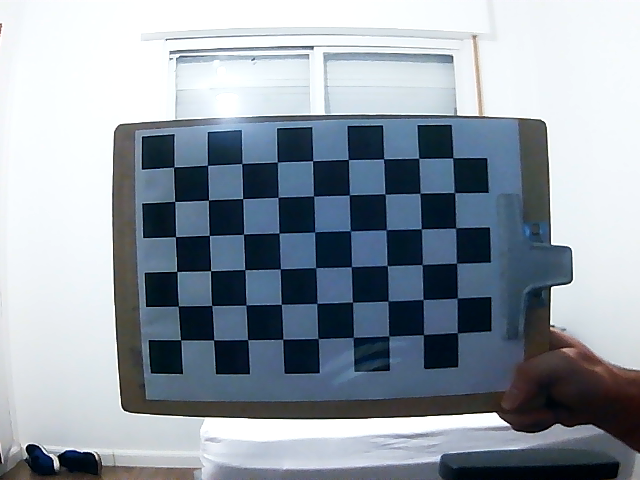
#> input picture images/img0.png, 640 x 480 px
$ python 3DObject.py
#> lines starting #> are read from the running program, lines starting #| are printed output that depends on the picture; after the words box and inside, x2 and y2 are one past the last pixel; in counts of white or black regions, pixels touching at a corner belong together
import cv2
# Importing the Opencv Library
import numpy as np

# Importing NumPy,which is the fundamental package for scientific computing with #Python

# Reading Image
img = cv2.imread("./images/img0.png")
#> img is the input picture: shape (480, 640, 3); mean B, G, R 165, 154.6, 144.4


cv2.namedWindow("Original Image", cv2.WINDOW_NORMAL)
# Creating a Named window to display image
cv2.imshow("Original Image", img)
# Display image

# RGB to Gray scale conversion
img_gray = cv2.cvtColor(img, cv2.COLOR_RGB2GRAY)
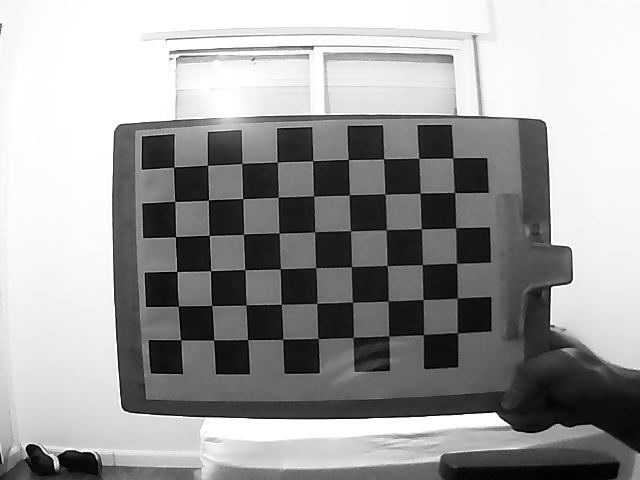
#> img_gray: shape (480, 640); min 0, max 255, mean 156.5
cv2.namedWindow("Gray Converted Image", cv2.WINDOW_NORMAL)
# Creating a Named window to display image
cv2.imshow("Gray Converted Image", img_gray)
# Display Image

# Noise removal with iterative bilateral filter(removes noise while preserving edges)
noise_removal = cv2.bilateralFilter(img_gray, 9, 75, 75)
cv2.namedWindow("Noise Removed Image", cv2.WINDOW_NORMAL)
# Creating a Named window to display image
cv2.imshow("Noise Removed Image", noise_removal)
# Display Image
# Thresholding the image
ret, thresh_image = cv2.threshold(noise_removal, 0, 255, cv2.THRESH_OTSU)
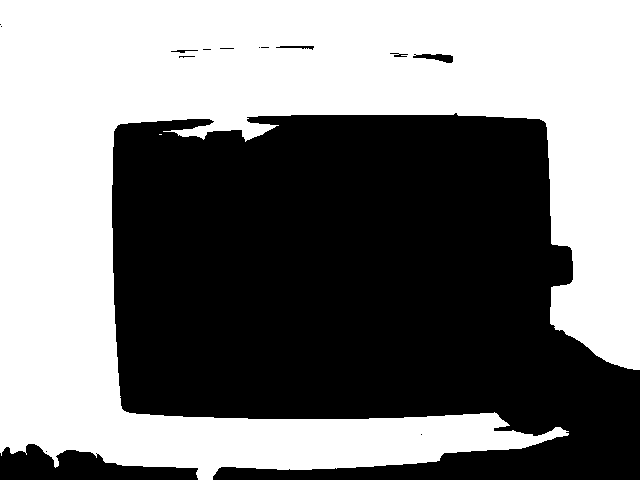
#> thresh_image: shape (480, 640); 50.2% white; 15 black regions (9 under 20 px), largest, box (x1, y1, x2, y2) and area: (112, 113, 640, 480) 148466, (0, 444, 198, 480) 4176, (413, 54, 453, 63) 207, (276, 46, 314, 50) 81, (171, 50, 198, 53) 40, (390, 53, 408, 57) 38
#> ret = 156
cv2.namedWindow("Image after Thresholding", cv2.WINDOW_NORMAL)
# Creating a Named window to display image
cv2.imshow("Image after Thresholding", thresh_image)
# Display Image

# Applying Canny Edge detection
canny_image = cv2.Canny(thresh_image, 250, 255)
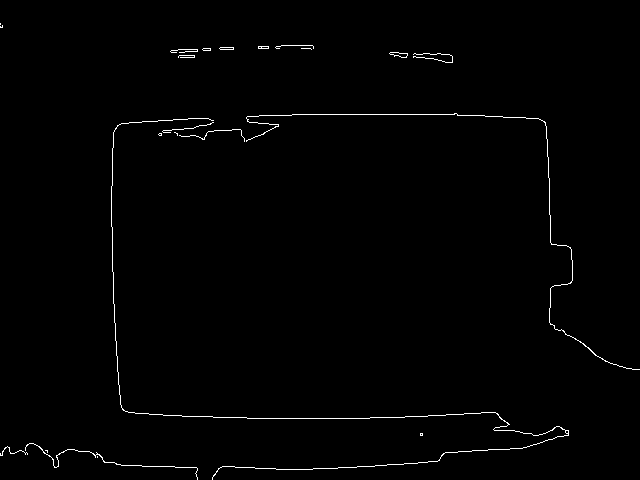
#> canny_image: shape (480, 640); 0.9% white in thin lines or dots
cv2.namedWindow("Image after applying Canny", cv2.WINDOW_NORMAL)
# Creating a Named window to display image
cv2.imshow("Image after applying Canny", canny_image)
# Display Image
canny_image = cv2.convertScaleAbs(canny_image)

# dilation to strengthen the edges
kernel = np.ones((3, 3), np.uint8)
# Creating the kernel for dilation
dilated_image = cv2.dilate(canny_image, kernel, iterations=1)
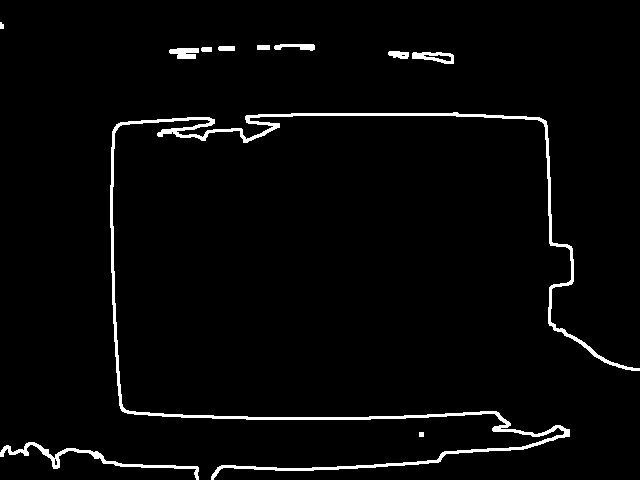
#> dilated_image: shape (480, 640); 2.9% white; 11 white regions
cv2.namedWindow("Dilation", cv2.WINDOW_NORMAL)
# Creating a Named window to display image
cv2.imshow("Dilation", dilated_image)
# Displaying Image
contours, h = cv2.findContours(dilated_image, 1, 2)
#> contours = 14 contours, 4 with area under 20; largest, box (x1, y1, x2, y2) and area: (110, 112, 640, 480) 4714, (0, 442, 199, 480) 701, (412, 52, 454, 64) 310, (169, 48, 199, 59) 204, (274, 44, 315, 51) 138; h = 14 rows, first 6: [1, -1, -1, -1], [2, 0, -1, -1], [3, 1, -1, -1], [4, 2, -1, -1], [5, 3, -1, -1], [6, 4, -1, -1]
contours = sorted(contours, key=cv2.contourArea, reverse=True)[:1]
#> contours = 1 contour; box (x1, y1, x2, y2) and area: (110, 112, 640, 480) 4714
pt = (180, 3 * img.shape[0] // 4)
#> pt = (180, 360)
for cnt in contours:
    approx = cv2.approxPolyDP(cnt, 0.01 * cv2.arcLength(cnt, True), True)
    # print len(cnt)
    print(len(approx))
    if len(approx) == 6:
        print("Cube")
        cv2.drawContours(img, [cnt], -1, (255, 0, 0), 3)
        cv2.putText(img, 'Cube', pt, cv2.FONT_HERSHEY_SCRIPT_SIMPLEX, 2, [0, 255, 255], 2)
    elif len(approx) == 7:
        print("Cube")
        cv2.drawContours(img, [cnt], -1, (255, 0, 0), 3)
        cv2.putText(img, 'Cube', pt, cv2.FONT_HERSHEY_SCRIPT_SIMPLEX, 2, [0, 255, 255], 2)
    elif len(approx) == 8:
        print("Cylinder")
        cv2.drawContours(img, [cnt], -1, (255, 0, 0), 3)
        cv2.putText(img, 'Cylinder', pt, cv2.FONT_HERSHEY_SCRIPT_SIMPLEX, 2, [0, 255, 255], 2)
    elif len(approx) > 10:
        print("Sphere")
        cv2.drawContours(img, [cnt], -1, (255, 0, 0), 3)
        cv2.putText(img, 'Sphere', pt, cv2.FONT_HERSHEY_SCRIPT_SIMPLEX, 2, [255, 0, 0], 2)
#> this loop made 1 pass
#| 12
#| Sphere
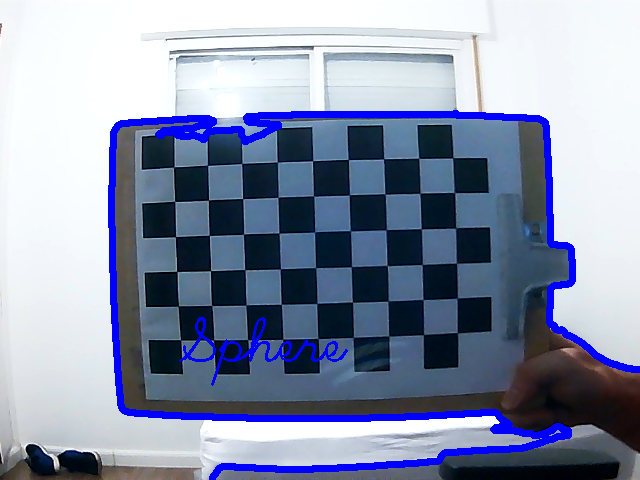
#> img: shape (480, 640, 3); 5.36% of pixels changed, all inside (x1, y1, x2, y2) = (108, 110, 640, 480)

cv2.namedWindow("Shape", cv2.WINDOW_NORMAL)
cv2.imshow('Shape', img)

corners = cv2.goodFeaturesToTrack(thresh_image, 6, 0.06, 25)
#> corners = [[57, 456], [494, 429], [203, 138], [197, 468], [313, 46], [568, 434]]
corners = np.float32(corners)
for item in corners:
    x, y = item[0]
    cv2.circle(img, (x, y), 10, 255, -1)
#> this loop made 6 passes
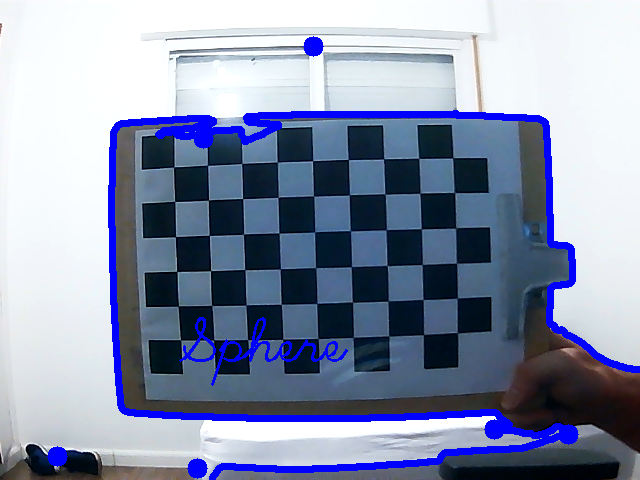
#> img: shape (480, 640, 3); 0.47% of pixels changed, all inside (x1, y1, x2, y2) = (47, 36, 579, 479)
cv2.namedWindow("Corners", cv2.WINDOW_NORMAL)
cv2.imshow("Corners", img)

cv2.waitKey()

$ run again, with images/img1.png copied over images/img0.png
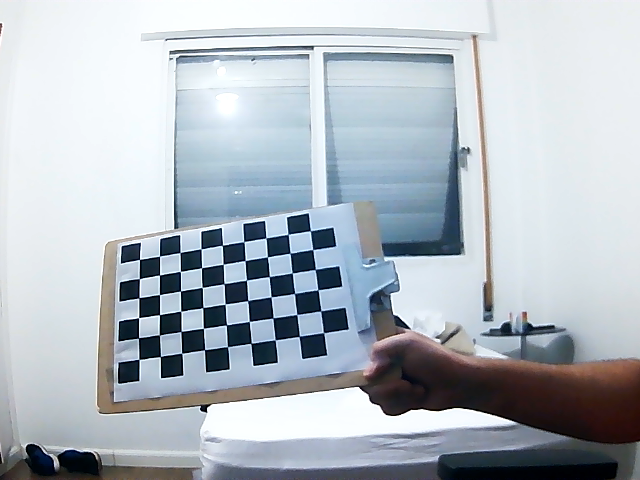
#> input picture images/img1.png, 640 x 480 px
#> img is the input picture: shape (480, 640, 3); mean B, G, R 192.6, 184.8, 176.6
#> `ret, thresh_image = cv2.threshold(noise_removal, 0, 255, cv2.THRESH_OT..`:
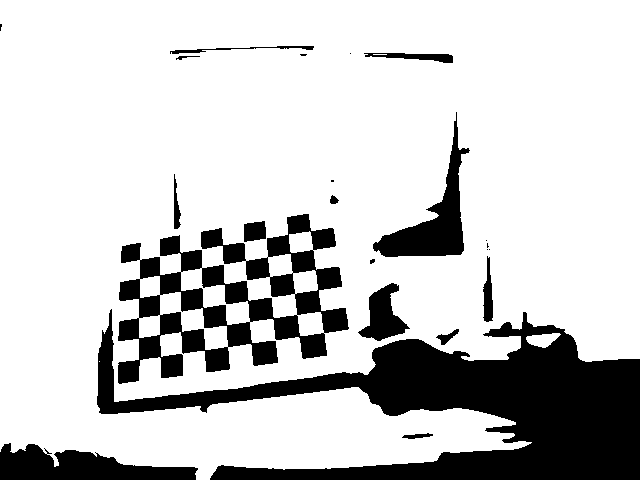
#> thresh_image: shape (480, 640); 79.3% white; 23 black regions (9 under 20 px), largest, box (x1, y1, x2, y2) and area: (97, 309, 640, 480) 36051, (118, 214, 349, 384) 15470, (0, 443, 198, 480) 4406
#> ret = 139
#> canny_image: shape (480, 640); 2.1% white in thin lines or dots
#> dilated_image: shape (480, 640); 7% white; 19 white regions
#> `contours, h = cv2.findContours(dilated_image, 1, 2)`: contours = 97 contours, 19 with area under 20; largest, box (x1, y1, x2, y2) and area: (116, 212, 350, 385) 26278, (371, 110, 471, 258) 4398, (95, 308, 640, 480) 4266, (373, 126, 469, 256) 3324, (357, 281, 411, 342) 1723; h = 97 rows, first 6: [1, -1, -1, -1], [2, 0, -1, -1], [3, 1, -1, -1], [4, 2, -1, -1], [5, 3, -1, -1], [6, 4, -1, -1]
#> `contours = sorted(contours, key=cv2.contourArea, reverse=True)[:1]`: contours = 1 contour; box (x1, y1, x2, y2) and area: (116, 212, 350, 385) 26278
#> the loop `for cnt in contours:` made 1 pass
#| 38
#| Sphere
#> corners = [[359, 332], [378, 251], [503, 440], [559, 334], [228, 347], [250, 322]]
#> the loop `for item in corners:` made 6 passes
#> after the loop `for item in corners:`:
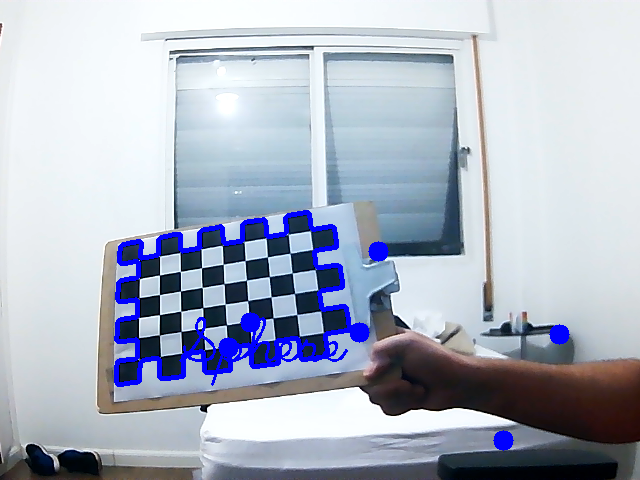
#> img: shape (480, 640, 3); mean B, G, R 195, 180.4, 172.7

$ run again, with images/img2.png copied over images/img0.png
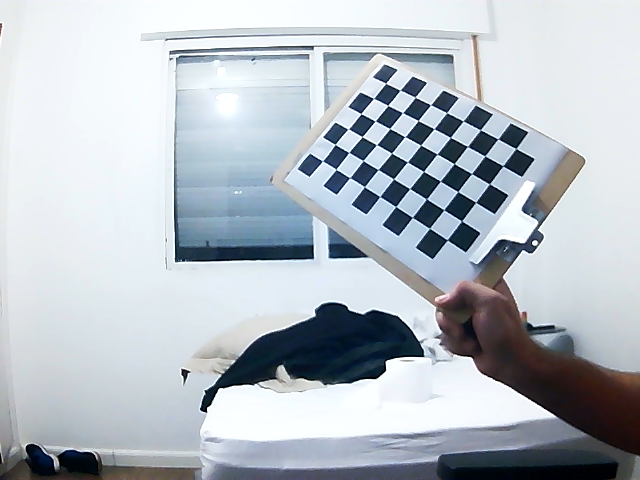
#> input picture images/img2.png, 640 x 480 px
#> img is the input picture: shape (480, 640, 3); mean B, G, R 196, 188.7, 180.9
#> `ret, thresh_image = cv2.threshold(noise_removal, 0, 255, cv2.THRESH_OT..`:
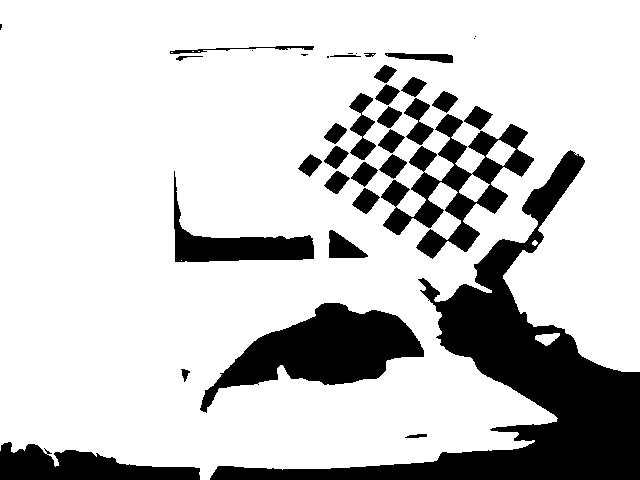
#> thresh_image: shape (480, 640); 79.2% white; 37 black regions (8 under 20 px), largest, box (x1, y1, x2, y2) and area: (210, 150, 640, 480) 30399, (200, 303, 424, 413) 10614, (381, 114, 534, 259) 7137
#> ret = 141
#> canny_image: shape (480, 640); 2.1% white in thin lines or dots
#> dilated_image: shape (480, 640); 7.1% white; 15 white regions
#> `contours, h = cv2.findContours(dilated_image, 1, 2)`: contours = 92 contours, 16 with area under 20; largest, box (x1, y1, x2, y2) and area: (297, 63, 535, 260) 22633, (199, 301, 425, 414) 11328, (201, 303, 423, 411) 9811, (208, 149, 640, 480) 5362, (172, 169, 315, 264) 4068; h = 92 rows, first 6: [1, -1, -1, -1], [2, 0, -1, -1], [3, 1, -1, -1], [4, 2, -1, -1], [5, 3, -1, -1], [6, 4, -1, -1]
#> `contours = sorted(contours, key=cv2.contourArea, reverse=True)[:1]`: contours = 1 contour; box (x1, y1, x2, y2) and area: (297, 63, 535, 260) 22633
#> the loop `for cnt in contours:` made 1 pass
#| 33
#| Sphere
#> corners = [[327, 57], [426, 435], [408, 189], [348, 178], [514, 149], [469, 146]]
#> the loop `for item in corners:` made 6 passes
#> after the loop `for item in corners:`:
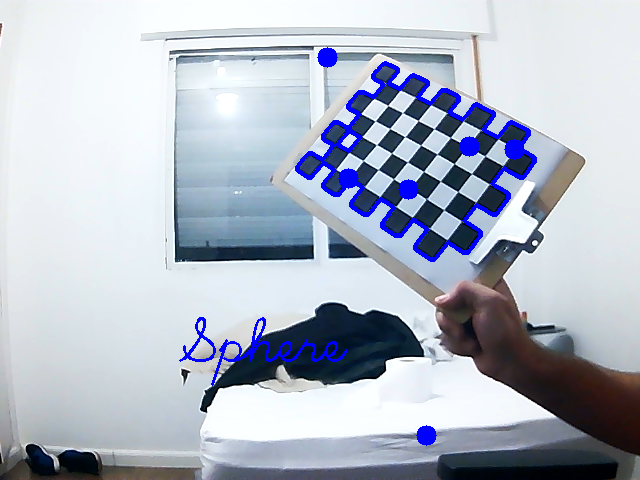
#> img: shape (480, 640, 3); mean B, G, R 197.8, 184, 176.6

$ run again, with images/img3.png copied over images/img0.png
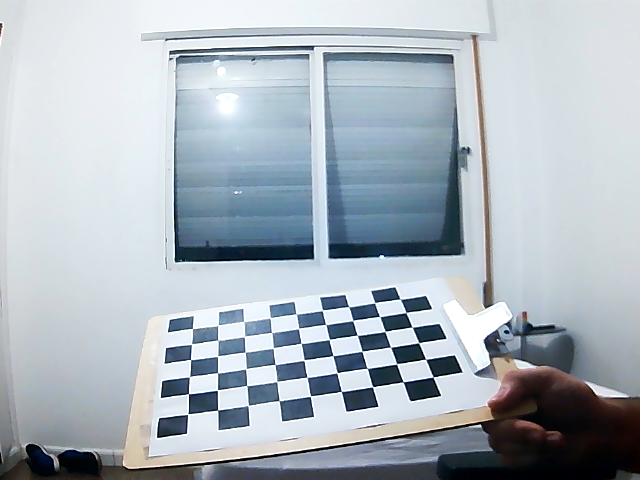
#> input picture images/img3.png, 640 x 480 px
#> img is the input picture: shape (480, 640, 3); mean B, G, R 189.4, 181.3, 171.6
#> `ret, thresh_image = cv2.threshold(noise_removal, 0, 255, cv2.THRESH_OT..`:
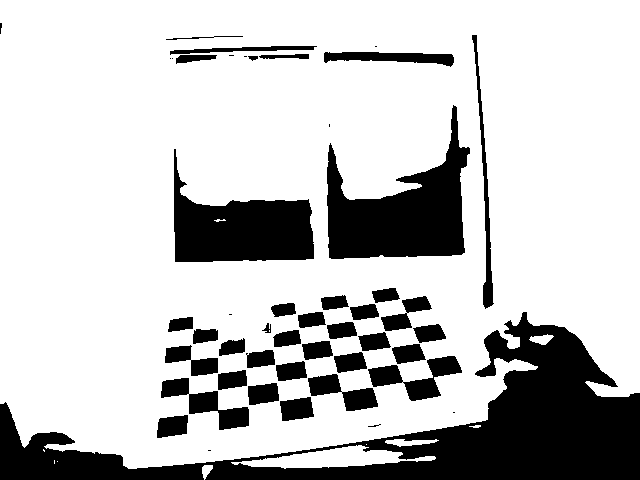
#> thresh_image: shape (480, 640); 77.2% white; 48 black regions (11 under 20 px), largest, box (x1, y1, x2, y2) and area: (0, 312, 640, 480) 32651, (327, 105, 470, 259) 10777, (174, 149, 314, 262) 8403
#> ret = 145
#> canny_image: shape (480, 640); 2.4% white in thin lines or dots
#> dilated_image: shape (480, 640); 7.9% white; 20 white regions
#> `contours, h = cv2.findContours(dilated_image, 1, 2)`: contours = 101 contours, 18 with area under 20; largest, box (x1, y1, x2, y2) and area: (155, 286, 463, 439) 24762, (325, 104, 471, 260) 11537, (327, 107, 469, 258) 9955, (172, 148, 315, 263) 8968, (174, 169, 313, 261) 7866; h = 101 rows, first 6: [1, -1, -1, -1], [2, 0, -1, -1], [3, 1, -1, -1], [4, 2, -1, -1], [5, 3, -1, -1], [6, 4, -1, -1]
#> `contours = sorted(contours, key=cv2.contourArea, reverse=True)[:1]`: contours = 1 contour; box (x1, y1, x2, y2) and area: (155, 286, 463, 439) 24762
#> the loop `for cnt in contours:` made 1 pass
#| 28
#| Sphere
#> corners = [[398, 457], [5, 403], [586, 382], [552, 336], [189, 394], [191, 360]]
#> the loop `for item in corners:` made 6 passes
#> after the loop `for item in corners:`:
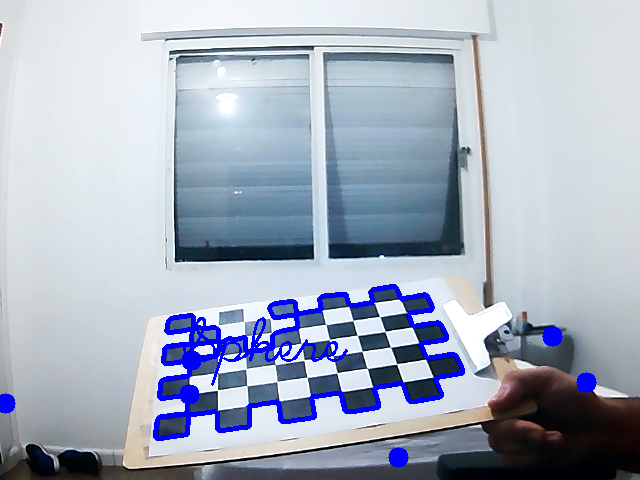
#> img: shape (480, 640, 3); mean B, G, R 191.5, 175.6, 166.2
